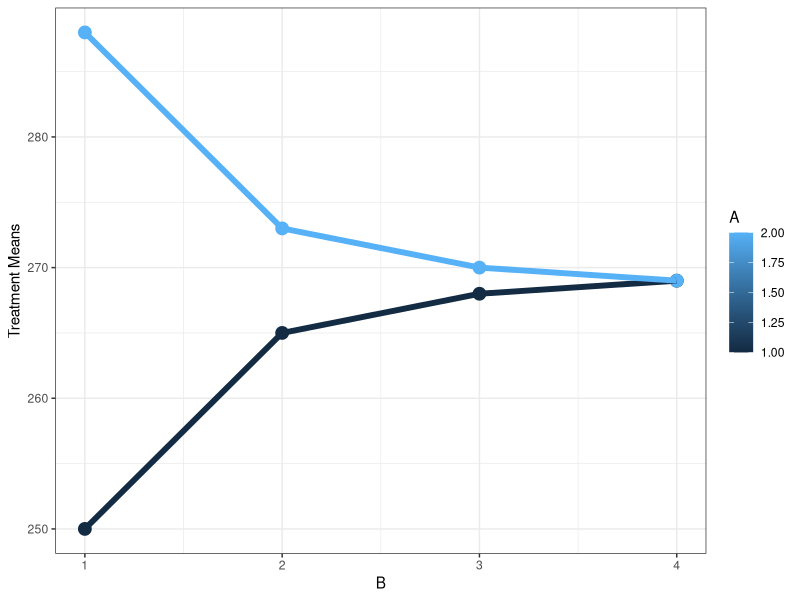
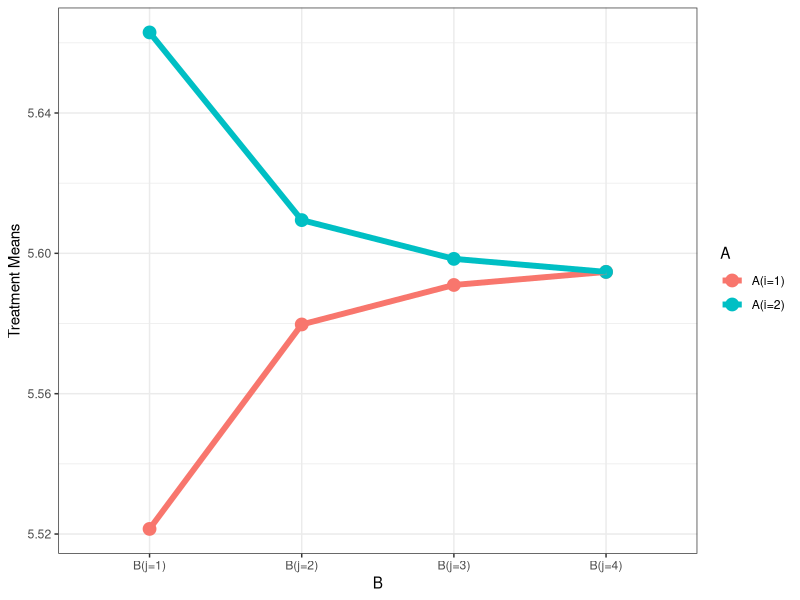

Recreate these plots in R, in order. (Note: this script raises an error after producing the figures.)
## ---- chunk 1
knitr::opts_chunk$set(echo = TRUE)
## ---- chunk 2
Treatment_means=c(250,265,268,269,288,273,270,269)
Y_fit=matrix(Treatment_means,nrow=2,byrow=T)
Y_fit
library(reshape2); library(ggplot2)
ggfit = melt(Y_fit, varnames = c("A", "B"), value.name =  "tmean")
ggplot(data = ggfit, aes(x = B, y = tmean, group = A, col = A)) +
  geom_point(size = 4) + geom_line(size = 2) + theme_bw() + ylab("Treatment Means")

log_Y_fit=matrix(log(Treatment_means),nrow=2,byrow=T)
log_Y_fit
rownames(log_Y_fit) = paste0("A(i=", 1:2, ")")
colnames(log_Y_fit) = paste0("B(j=", 1:4, ")")

library(knitr)
knitr::kable(log_Y_fit)
library(reshape2); library(ggplot2)
ggfit = melt(log_Y_fit, varnames = c("A", "B"), value.name =  "tmean")
ggplot(data = ggfit, aes(x = B, y = tmean, group = A, col = A)) +
  geom_point(size = 4) + geom_line(size = 2) + theme_bw() + ylab("Treatment Means")

data <- read.table("eyecontact.txt")

table(data[,2:3])
a = 2; b = 2; n = 5
Y = array(0, c(a, b, n))
for(i in 1:nrow(data)){
  Y[data[i,2], data[i,3], data[i,4]] = data[i, 1]
}
Y
e = array(0, c(a,b,n))
for(i in 1:n) e[,,i] = Y[,,i] - Y_fit

e
Y_fit = apply(Y, c(1,2), mean)
rownames(Y_fit) = paste0("A(i=", 1:2, ")")
colnames(Y_fit) = paste0("B(j=", 1:2, ")")

library(knitr)
knitr::kable(Y_fit)

plot(rep(Y_fit,n),e,main="Residuals vs Fitted values",xlab="Fitted Values",ylab="Residuals")

qqnorm(e)
qqline(e)

library(reshape2); library(ggplot2)
ggfit = melt(Y_fit, varnames = c("A", "B"), value.name =  "Success")
ggplot(data = ggfit, aes(x = B, y = Success, group = A, col = A)) +
  geom_point(size = 4) + geom_line(size = 2) + theme_bw() + ylab("Success")

Y_bar_A = apply(Y_fit, 1, mean)
Y_bar_A

Y_bar_B = apply(Y_fit, 2, mean)
Y_bar_B

Y_bar = mean(Y_fit)
Y_bar

SSA = n*b*sum((Y_bar_A-Y_bar)^2)
SSA
SSB = n*a*sum((Y_bar_B-Y_bar)^2)
SSB
SSTR = n*sum((Y_fit-Y_bar)^2)
SSTR
SSAB = SSTR-SSA-SSB
SSAB
SSE = sum(e^2)
SSE
SSTO = SSTR + SSE
SSTO
df_SSA = a-1
df_SSA
df_SSB = b-1
df_SSB
df_SSAB = (a-1)*(b-1)
df_SSAB
df_SSE = (n-1)*a*b
df_SSE
df_SSTO = n*a*b-1
df_SSTO

MSA = SSA/df_SSA
MSA
MSB = SSB/df_SSB
MSB
MSAB = SSAB/df_SSAB
MSAB
MSE = SSE/df_SSE
MSE
#Eye Contact/Gender Interaction Effect Test
F_star = MSAB/MSE
F_star

qf(.90, df_SSAB, df_SSE)
1-pf(F_star,df_SSAB,df_SSE)
#Factor A(eye contact) Main Effect Test
F_star=MSA/MSE
F_star
1-pf(F_star,df_SSA,df_SSE)
#Factor B(gender) Main Effect Test
F_star=MSB/MSE
F_star
1-pf(F_star,df_SSB,df_SSE)
